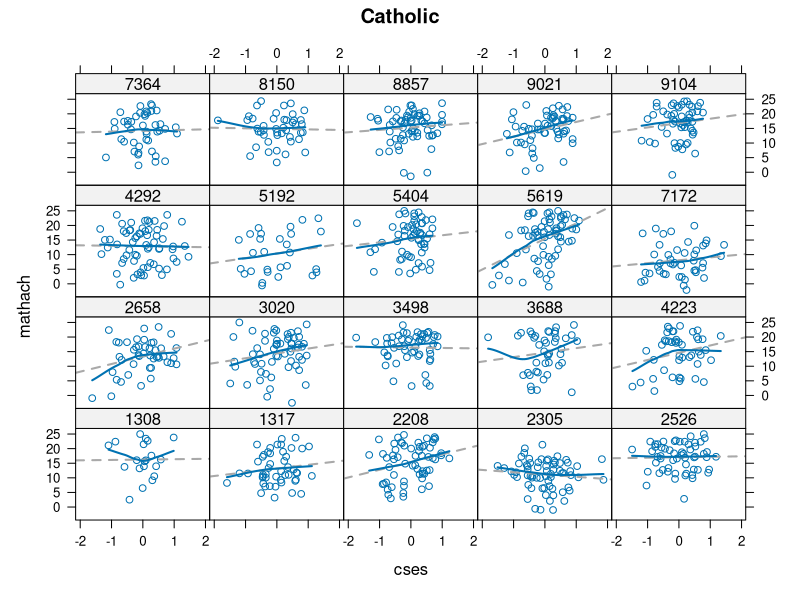
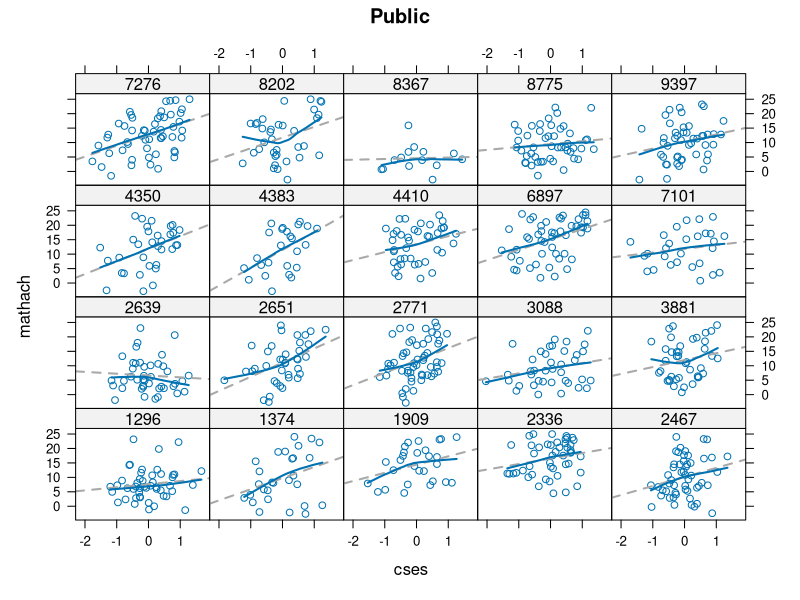
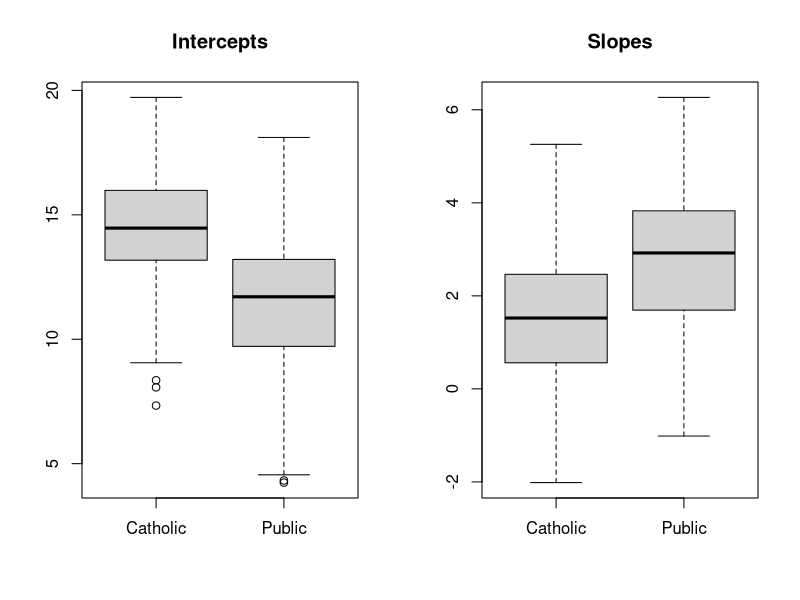
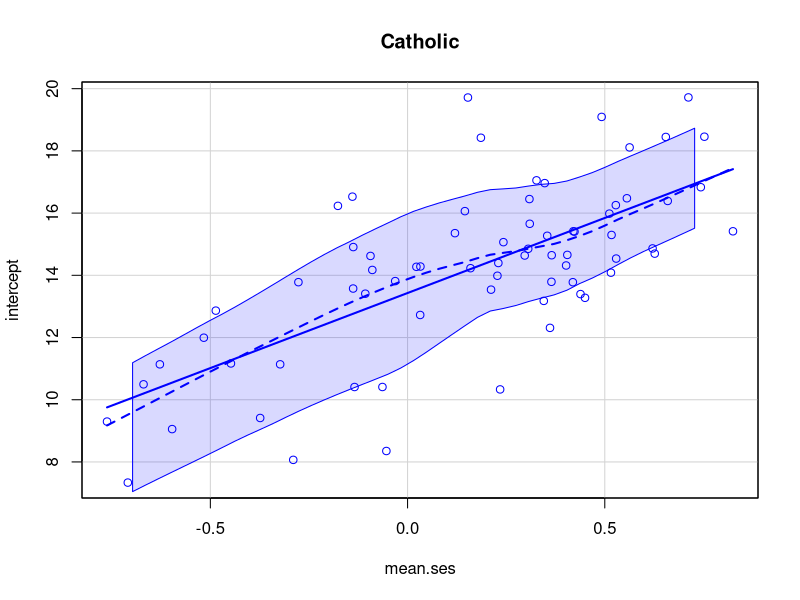
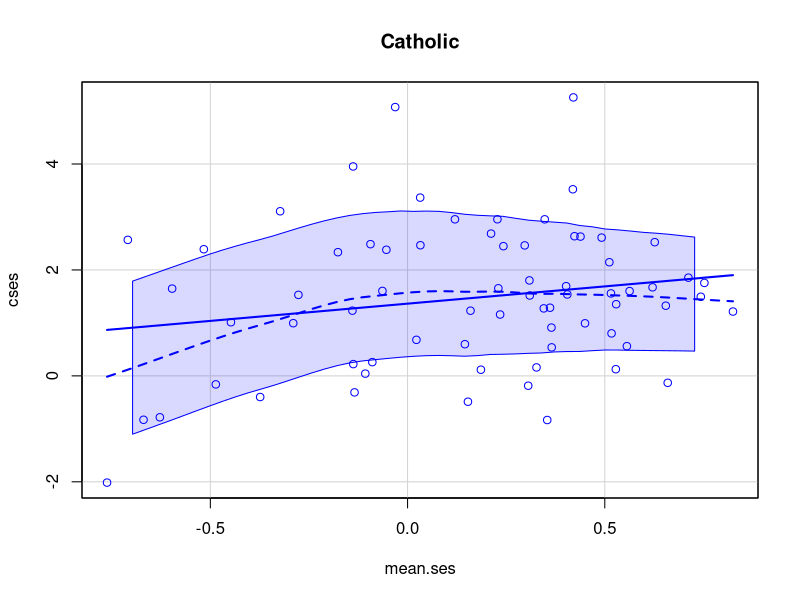
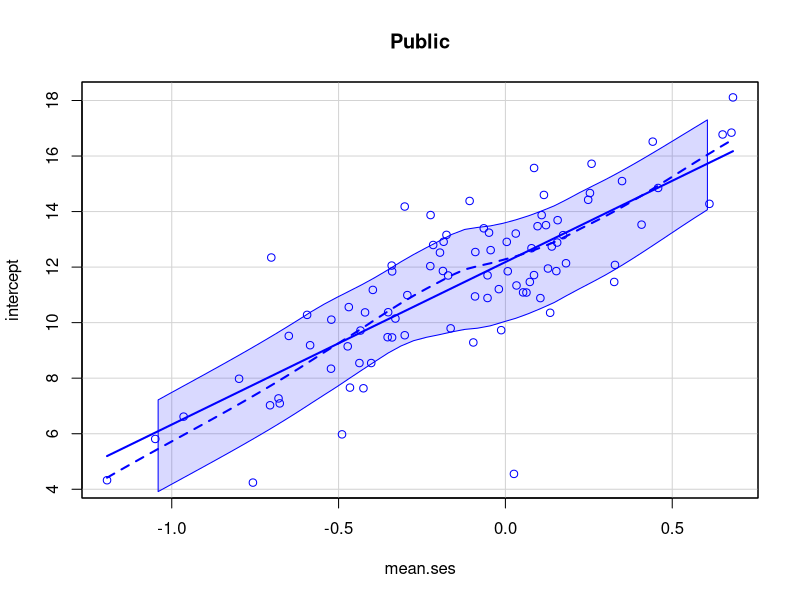
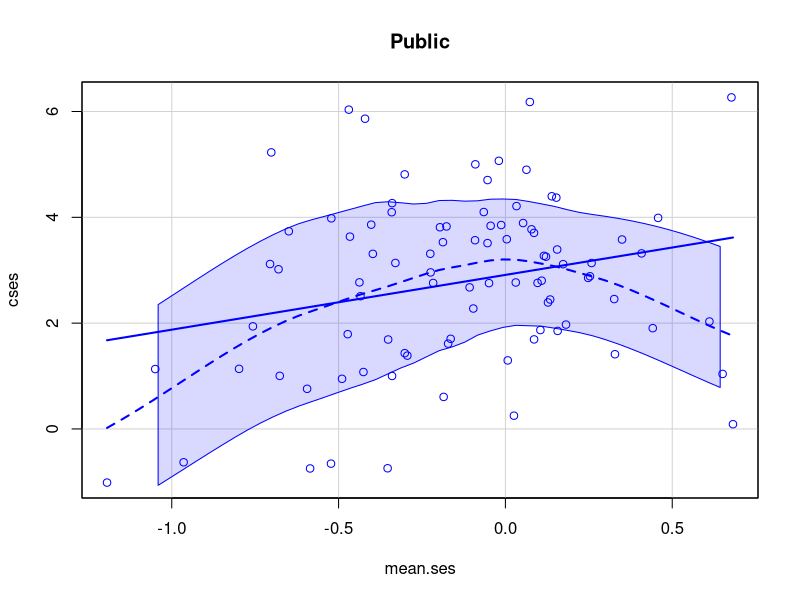

The R source for these figures, in order: (Note: this script raises an error after producing the figures.)
##-----------------------------------------------------##
##  An R Companion to Applied Regression, 3rd Edition  ##
##      J. Fox and S. Weisberg, Sage Publications      ##
##               Script for Chapter  7                 ##
##-----------------------------------------------------##

library("car")
library("nlme")


brief(MathAchieve, cols=c(6, 0))

brief(MathAchSchool)

library("dplyr")
MathAchieve %>% group_by(School) %>%
    summarize(mean.ses = mean(SES)) -> Temp
Temp <- merge(MathAchSchool, Temp, by="School")
brief(Temp)

HSB <- merge(Temp[, c("School", "Sector", "mean.ses")],
    MathAchieve[, c("School", "SES", "MathAch")], by="School")
names(HSB) <- tolower(names(HSB))

HSB$cses <- with(HSB, ses - mean.ses)
brief(HSB)

set.seed(12345) # for reproducibility
cat <- with(HSB,
    sample(unique(school[sector == "Catholic"]), 20))
Cat.20 <- HSB[is.element(HSB$school, cat), ]
dim(Cat.20)
pub <- with(HSB,
    sample(unique(school[sector == "Public"]), 20))
Pub.20 <- HSB[is.element(HSB$school, pub), ]
dim(Pub.20)

library("lattice")
xyplot(mathach ~ cses | school, data=Cat.20, main="Catholic",
    panel=function(x, y){
        panel.points(x, y)
        panel.lmline(x, y, lty=2, lwd=2, col="darkgray")
        panel.loess(x, y, span=1, lwd=2)
    }
)

xyplot(mathach ~ cses | school, data=Pub.20, main="Public",
    panel=function(x, y){
        panel.points(x, y)
        panel.lmline(x, y, lty=2, lwd=2, col="darkgray")
        panel.loess(x, y, span=1, lwd=2)
    }
)

cat.list <- lmList(mathach ~ cses | school,
    subset = sector == "Catholic", data=HSB)
pub.list <- lmList(mathach ~ cses | school,
    subset = sector == "Public", data=HSB)

brief(pub.list[[1]])


cat.coef <- coef(cat.list)
head(cat.coef)  # first 6 Catholic schools
pub.coef <- coef(pub.list)

old <- par(mfrow=c(1, 2))
boxplot(cat.coef[, 1], pub.coef[, 1], main="Intercepts",
    names=c("Catholic", "Public"))
boxplot(cat.coef[, 2], pub.coef[, 2], main="Slopes",
    names=c("Catholic", "Public"))
par(old) # restore

cat.coef <- merge(cat.coef, Temp[, c("School", "mean.ses")],
                  by.x="row.names", by.y="School")
pub.coef <- merge(pub.coef, Temp[, c("School", "mean.ses")],
                  by.x="row.names", by.y="School")
colnames(pub.coef)[c(1, 2)] <-
    colnames(cat.coef)[c(1, 2)] <- c("school","intercept")
head(cat.coef)

scatterplot(intercept ~ mean.ses, data=cat.coef, boxplots=FALSE,
    main="Catholic")
scatterplot(cses ~ mean.ses, data=cat.coef, boxplots=FALSE,
    main="Catholic")
scatterplot(intercept ~ mean.ses, data=pub.coef, boxplots=FALSE,
    main="Public")
scatterplot(cses ~ mean.ses, data=pub.coef, boxplots=FALSE,
    main="Public")

brief(lm(intercept ~ mean.ses, data=cat.coef))
brief(lm(intercept ~ mean.ses, data=pub.coef))

HSB$sector <- factor(HSB$sector, levels=c("Public", "Catholic"))

hsb.lme.1 <- lme(mathach ~ mean.ses*cses + sector*cses,
    random = ~ cses | school, data=HSB)

S(hsb.lme.1)

library("effects")
plot(predictorEffects(hsb.lme.1, ~ cses,
        xlevels=list(mean.ses=
            round(seq(-1.2, 0.8, length=6), 1))),
    lines=list(multiline=TRUE, lwd=4),
    confint=list(style="bands"),
    axes=list(x=list(rug=FALSE)),
    lattice=list(key.args=list(space="right", columns=1)))

hsb.lme.2 <- update(hsb.lme.1,
    random = ~ 1 | school)  # omitting random effect of cses
anova(hsb.lme.1, hsb.lme.2)

hsb.lme.3 <- update(hsb.lme.1,
    random = ~ cses - 1 | school)  # omitting random intercept
anova(hsb.lme.1, hsb.lme.3)

pvalCorrected <- function(chisq, df){
    (pchisq(chisq, df, lower.tail=FALSE) +
            pchisq(chisq, df - 1, lower.tail=FALSE))/2
}
pvalCorrected(1.1241, df=2)
pvalCorrected(220.56, df=2)

compareCoefs(hsb.lme.1, hsb.lme.2)

library("lme4")
hsb.lmer.1 <- lmer(mathach ~ mean.ses*cses + sector*cses
    + (cses | school), data=HSB)
S(hsb.lmer.1)

hsb.lmer.2 <- lmer(mathach ~ mean.ses*cses + sector*cses
    + (1 | school), data=HSB) # omitting random effect of cses
anova(hsb.lmer.1, hsb.lmer.2)

anova(hsb.lmer.1, hsb.lmer.2, refit=FALSE)

Anova(hsb.lmer.2)

fixef(hsb.lmer.2)

school.effects <- ranef(hsb.lmer.2)$school
head(school.effects)

school.effects$sector <- MathAchSchool$Sector
school.effects$intercept <- school.effects$"(Intercept)" +
    ifelse(school.effects$sector == "Public",
        fixef(hsb.lmer.2)[1], sum(fixef(hsb.lmer.2)[c(1, 4)]))
head(school.effects)

school.effects <-
    school.effects[order(school.effects$intercept), ]
head(school.effects)
tail(school.effects)

brief(Blackmore, rows=c(5, 5))

Blackmore$agegroup <- with(Blackmore,
    cut(age, quantile(age, c(0, 0.25, 0.5, 0.75, 1)),
        include.lowest=TRUE))
xtabs(~ group + agegroup, data=Blackmore)

densityplot( ~ exercise | agegroup + group,
    panel = function(x){
         res <- adaptiveKernel(x, from=0)
         llines(res$x, res$y, lwd=2, col="darkgray")
         panel.rug(x)
         p <- sum(x == 0)/length(x)
         llines(c(0, 0), c(0, p))
         lpoints(0, p, pch=16)
    },
    strip=strip.custom(strip.names=c(TRUE, TRUE)),
    data=Blackmore, xlab="Exercise (hours/week)")

blackmore.mod.1 <- lmer(exercise ~ age*group + (age|subject),
    data=Blackmore)


Blackmore$tran.exercise <- bcnPower(Blackmore$exercise,
            lambda=0.25, gamma=0.1)
tzero <- min(Blackmore$tran.exercise) # transformed 0
densityplot( ~ tran.exercise | agegroup + group,
    panel = function(x){
         res <- adaptiveKernel(x, from=tzero)
         llines(res$x, res$y, lwd=2, col="darkgray")
         panel.rug(x)
         p <- sum(x == tzero)/length(x)
         llines(c(tzero, tzero), c(0, p))
         lpoints(tzero, p, pch=16)
    },
    strip=strip.custom(strip.names=c(TRUE, TRUE)),
    data=Blackmore, xlab="Transformed Exercise")

set.seed(12345) # for reproducibility
pat.sample <- with(Blackmore,
            sample(unique(subject[group == "patient"]), 20))
con.sample <- with(Blackmore,
            sample(unique(subject[group == "control"]), 20))
print(xyplot(tran.exercise ~ age|subject, data=Blackmore,
       subset=(subject %in% con.sample),
       type=c("p", "r", "g"),
       ylab="Transformed minutes of exercise",
       main="Control Subjects",
       ylim=1.2*range(Blackmore$tran.exercise),
       layout=c(5, 4), aspect=1.0),
       position=c(0, 0, 0.5, 1), more=TRUE)
print(xyplot(tran.exercise ~ age|subject, data=Blackmore,
       subset=(subject %in% pat.sample),
       type=c("p", "r", "g"),
       ylab="Transformed minutes of exercise",
       main="Patients",
       ylim=1.2*range(Blackmore$tran.exercise),
       layout=c(5, 4), aspect=1.0),
       position=c(0.5, 0, 1, 1))

pat.list <- nlme::lmList(tran.exercise ~ I(age - 8) | subject,
                   subset = group=="patient", data=Blackmore)
con.list <- nlme::lmList(tran.exercise ~ I(age - 8) | subject,
                   subset = group=="control", data=Blackmore)
pat.coef <- coef(pat.list)
con.coef <- coef(con.list)
old <- par(mfrow=c(1, 2))
boxplot(pat.coef[, 1], con.coef[, 1], main="Intercepts",
        names=c("Patients", "Controls"))
boxplot(pat.coef[, 2], con.coef[, 2], main="Slopes",
        names=c("Patients", "Controls"))
par(old)


blackmore.mod.2.lmer <- lmer(tran.exercise ~ I(age - 8)*group +
    (I(age - 8) | subject), data=Blackmore)
S(blackmore.mod.2.lmer)
Anova(blackmore.mod.2.lmer, test.statistic="F")

blackmore.mod.2.lme <- lme(tran.exercise ~ I(age - 8)*group,
    random = ~ 1 + I(age - 8) | subject, data=Blackmore)
fixef(blackmore.mod.2.lme)

bm.eff <- Effect(c("age", "group"), blackmore.mod.2.lmer,
    xlevels=list(age=seq(8, 18, by=2)),
    transformation=list(
        link=function(x) bcnPower(x, lambda=0.25, gamma=0.1),
        inverse=function(z)
            bcnPowerInverse(z, lambda=0.25, gamma=0.1)))
plot(bm.eff,
    axes=list(y=list(type="response"), x=list(rug=FALSE)),
    lines=list(multiline=TRUE, lwd=2),
    confint=list(style="bands"),
    lattice=list(key.args=list(x = 0.20, y = 0.75,
        corner = c(0, 0), padding.text = 1.25)),
    xlab="Age (years)", ylab="Exercise (hours/week)", main="")

blackmore.mod.3.lmer <- lmer(tran.exercise ~ I(age - 8)*group +
    (1 | subject), data=Blackmore) # no random slopes
anova(blackmore.mod.2.lmer, blackmore.mod.3.lmer, refit=FALSE)
pvalCorrected(35.1, 2)

blackmore.mod.4.lmer <- lmer(tran.exercise ~ I(age - 8)*group +
    (age - 1 | subject), Blackmore) # no random intercepts
anova(blackmore.mod.2.lmer, blackmore.mod.4.lmer, refit=FALSE)
pvalCorrected(28.5, 2)


blackmore.mod.6.lme <- update(blackmore.mod.2.lme,
    random = ~ 1|subject, # random intercepts
    correlation = corCAR1(form = ~ I(age - 8) | subject))
blackmore.mod.7.lme <- update(blackmore.mod.2.lme,
    random = ~ I(age - 8) - 1 | subject, # random slopes
    correlation = corCAR1(form = ~ I(age - 8) | subject))

AIC(blackmore.mod.2.lme, blackmore.mod.6.lme,
    blackmore.mod.7.lme)
BIC(blackmore.mod.2.lme, blackmore.mod.6.lme,
    blackmore.mod.7.lme)

compareCoefs(blackmore.mod.2.lme, blackmore.mod.6.lme,
    blackmore.mod.7.lme)

hsb.lm <- lm(mathach ~ mean.ses*cses + sector*cses, data=HSB)


Mpls <- merge(MplsStops, MplsDemo, by="neighborhood")
nrow(Mpls)
names(Mpls)

Mpls <- subset(Mpls,
    subset = problem == "suspicious" & MDC == "MDC",
    select=c("neighborhood", "race", "gender", "black",
        "personSearch"))
summary(Mpls)

Mpls$race <- Recode(Mpls$race,
    ' "White" = "White"; "Black" = "Black";
        "Native American" = "Native American"; else=NA ')
Mpls$gender[Mpls$gender == "Unknown"] <- NA
Mpls$gender <- droplevels(Mpls$gender)
Mpls <- na.omit(Mpls)
Mpls$neighborhood <- droplevels(Mpls$neighborhood)
Mpls$race <- factor(Mpls$race,
    levels=c("White", "Black", "Native American"))
summary(Mpls)
nrow(Mpls)

ftable(round(100*
    prop.table(xtabs(~ race + gender + personSearch, data=Mpls),
        margin=c(1, 2)),
    1))

summary(as.vector(xtabs(~ neighborhood, data=Mpls)))
summary(as.vector(xtabs(~ neighborhood + gender + race,
    data=Mpls)))

mod.mpls <- glmer(personSearch ~ race*gender + black
        + (1 | neighborhood), data=Mpls, family=binomial)

Anova(mod.mpls)
S(mod.mpls)

plot(Effect(c("race", "gender"), mod.mpls),
     lines=list(multiline=TRUE), confint=list(style="bars"))
